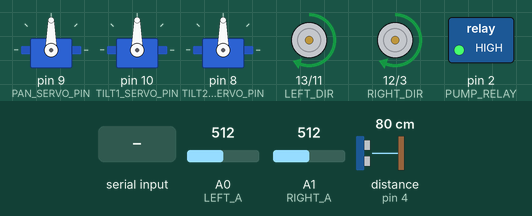
Simulated run of this sketch. Board: Arduino Uno, built with avr-gcc and run on an emulated ATmega328P. Shown: 3 × servo, direction and speed pins drawn as motors (green arrow = direction pin HIGH = forward, orange = LOW = backward, longer = more drive), switched loads named in the sketch (green lamp = pin HIGH). Wiring (inferred from the names in the program): ultrasonic range finder: trigger pin 5; echo pin 4. Inputs (shaded band) come from the test bench; at power-on: A0 (LEFT_A) = 512, A1 (RIGHT_A) = 512, distance to the obstacle (sensor on pin 4) 80 cm. The echo pulse lasts 58.3 µs per cm; pins used as bus, display or sensor lines are not drawn.

Above: at 1.2 s.
1.3 s: A0 (LEFT_A) set to 541
At 1.9 s:
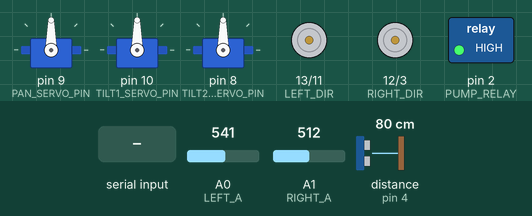
4.3 s: A0 (LEFT_A) set to 568
At 7.0 s:
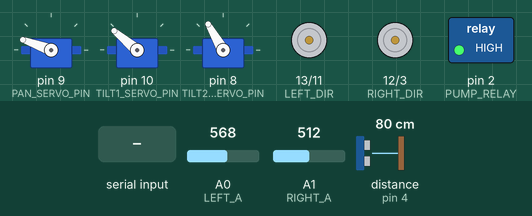
7.3 s: A1 (RIGHT_A) set to 590
At 7.3 s:
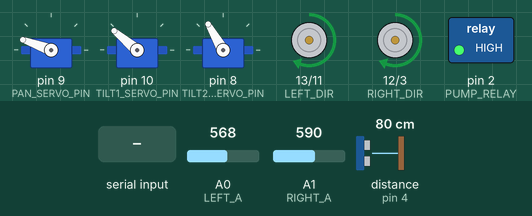
10.3 s: A1 (RIGHT_A) set to 615
At 10.9 s:
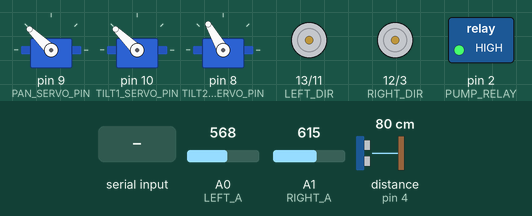
13.3 s: "F\n" received over Serial
16.3 s: "L\n" received over Serial
Timing chart, 0 to 20.3 s (numbered marks = the images above; inputs shaded):
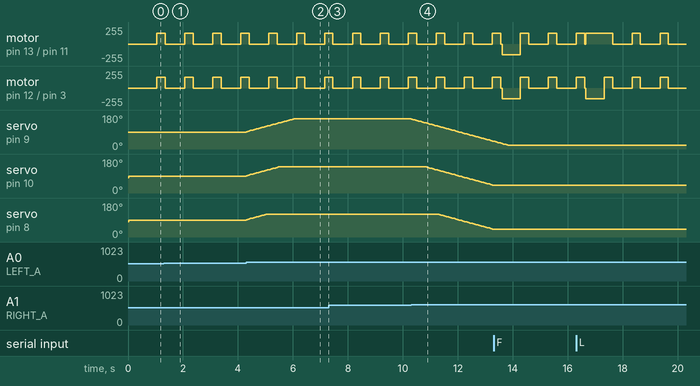

The sketch:

robot.ino
```cpp
#include <Servo.h>

// -------- FLAME SENSORS --------
#define LEFT_A    A0
#define RIGHT_A   A1

// -------- SERVOS --------
#define PAN_SERVO_PIN   9
#define TILT1_SERVO_PIN 10
#define TILT2_SERVO_PIN 8

// -------- MOTOR DRIVER --------
#define LEFT_DIR  13
#define LEFT_PWM  11
#define RIGHT_DIR 12
#define RIGHT_PWM 3

// -------- PUMP RELAY --------
#define PUMP_RELAY 2
#define PUMP_ON  LOW
#define PUMP_OFF HIGH

// -------- ULTRASONIC SENSOR --------
#define TRIG_PIN 5
#define ECHO_PIN 4

long duration;

// -------- STAIR CONTROL --------
bool avoidingStairs = false;
unsigned long avoidStartTime = 0;
unsigned long lastStairTime = 0;

const unsigned long BACK_TIME = 300;
const unsigned long STAIR_COOLDOWN = 1000;

// -------- MOTOR POWER --------
int LEFT_POWER  = 160;
int RIGHT_POWER = 160;

// -------- OBJECTS --------
Servo pan, tilt1, tilt2;

// -------- VARIABLES --------
int pos = 90;
int direction = 1;

int flameThreshold = 900;
int deadZone = 40;

String cmd = "S";
unsigned long lastCmdTime = 0;
unsigned long timeout = 1000;

// -------- PUMP VARIABLES --------
bool pumpActive = false;
unsigned long pumpStartTime = 0;
const unsigned long SPRAY_TIME = 2000;

// ======================================================
// MOTOR FUNCTIONS
// ======================================================
void stopMotors() {
  analogWrite(LEFT_PWM, 0);
  analogWrite(RIGHT_PWM, 0);
}

void forward() {
  digitalWrite(LEFT_DIR, LOW);
  digitalWrite(RIGHT_DIR, LOW);
  analogWrite(LEFT_PWM, LEFT_POWER);
  analogWrite(RIGHT_PWM, RIGHT_POWER);
}

void backward() {
  digitalWrite(LEFT_DIR, HIGH);
  digitalWrite(RIGHT_DIR, HIGH);
  analogWrite(LEFT_PWM, LEFT_POWER);
  analogWrite(RIGHT_PWM, RIGHT_POWER);
}

void leftTurn() {
  digitalWrite(LEFT_DIR, HIGH);
  digitalWrite(RIGHT_DIR, LOW);
  analogWrite(LEFT_PWM, LEFT_POWER);
  analogWrite(RIGHT_PWM, RIGHT_POWER);
}

void rightTurn() {
  digitalWrite(LEFT_DIR, LOW);
  digitalWrite(RIGHT_DIR, HIGH);
  analogWrite(LEFT_PWM, LEFT_POWER);
  analogWrite(RIGHT_PWM, RIGHT_POWER);
}

// ======================================================
// PUMP
// ======================================================
void startPump() {
  digitalWrite(PUMP_RELAY, PUMP_ON);
  pumpActive = true;
  pumpStartTime = millis();
}

// ======================================================
// ULTRASONIC
// ======================================================
int readDistance() {
  digitalWrite(TRIG_PIN, LOW);
  delayMicroseconds(2);

  digitalWrite(TRIG_PIN, HIGH);
  delayMicroseconds(10);
  digitalWrite(TRIG_PIN, LOW);

  long duration = pulseIn(ECHO_PIN, HIGH, 20000);

  int d = duration * 0.034 / 2;

  if (d == 0 || d > 100) return -1;
  return d;
}

int getDistance() {
  int d1 = readDistance();
  delay(20);
  int d2 = readDistance();

  if (d1 == -1 && d2 == -1) return -1;
  if (d1 == -1) return d2;
  if (d2 == -1) return d1;

  return (d1 + d2) / 2;
}

// ======================================================
// SETUP
// ======================================================
void setup() {
  Serial.begin(9600);

  pan.attach(PAN_SERVO_PIN);
  tilt1.attach(TILT1_SERVO_PIN);
  tilt2.attach(TILT2_SERVO_PIN);

  pan.write(90);
  tilt1.write(80);
  tilt2.write(80);

  pinMode(LEFT_DIR, OUTPUT);
  pinMode(RIGHT_DIR, OUTPUT);
  pinMode(LEFT_PWM, OUTPUT);
  pinMode(RIGHT_PWM, OUTPUT);

  pinMode(PUMP_RELAY, OUTPUT);
  digitalWrite(PUMP_RELAY, PUMP_OFF);

  pinMode(TRIG_PIN, OUTPUT);
  pinMode(ECHO_PIN, INPUT);

  stopMotors();
}

// ======================================================
// LOOP
// ======================================================
void loop() {

  // -------- SERIAL INPUT --------
  if (Serial.available()) {
    cmd = Serial.readStringUntil('\n');
    cmd.trim();
    lastCmdTime = millis();
  }

  if (millis() - lastCmdTime > timeout) {
    cmd = "S";
  }

  // ======================================================
  // STAIR DETECTION
  // ======================================================
  int dist = getDistance();

  bool stairDetected = (dist > 20 && dist < 80);

  if (stairDetected && millis() - lastStairTime > STAIR_COOLDOWN) {
    avoidingStairs = true;
    avoidStartTime = millis();
    lastStairTime = millis();
  }

  if (avoidingStairs) {
    if (millis() - avoidStartTime < BACK_TIME) {
      backward();
    } else {
      stopMotors();
      avoidingStairs = false;
    }
  }
  else {
    if (cmd == "F") forward();
    else if (cmd == "B") backward();
    else if (cmd == "L") leftTurn();
    else if (cmd == "R") rightTurn();
    else stopMotors();
  }

  // ======================================================
  // PUMP CONTROL
  // ======================================================
  if (cmd == "P" && !pumpActive) startPump();
  else if (cmd == "AUTO_FIRE" && !pumpActive) startPump();
  else if (cmd == "p") {
    digitalWrite(PUMP_RELAY, PUMP_OFF);
    pumpActive = false;
  }

  if (pumpActive && millis() - pumpStartTime >= SPRAY_TIME) {
    digitalWrite(PUMP_RELAY, PUMP_OFF);
    pumpActive = false;
  }

  // ======================================================
  // FIRE TRACKING (Tilt moves ONLY when flame detected)
  // ======================================================
  int leftVal  = analogRead(LEFT_A);
  int rightVal = analogRead(RIGHT_A);

  bool leftFire  = leftVal < flameThreshold;
  bool rightFire = rightVal < flameThreshold;

  // --- NO FIRE: ONLY PAN SWEEPS ---
  if (!leftFire && !rightFire) {

    pos += direction;

    if (pos >= 160) direction = -1;
    if (pos <= 20)  direction = 1;

    pan.write(pos);

    // Tilt stays fixed
    tilt1.write(80);
    tilt2.write(80);
  }

  // --- FIRE CENTERED ---
  else if (abs(leftVal - rightVal) < deadZone) {

    int t1 = constrain(pos, 40, 140);
    int t2 = constrain(pos, 40, 120);

    pan.write(pos);
    tilt1.write(t1);
    tilt2.write(t2);
  }

  // --- FIRE LEFT OR RIGHT ---
  else {

    if (leftVal < rightVal) pos -= 2;
    else pos += 2;

    pos = constrain(pos, 20, 160);

    int t1 = constrain(pos, 40, 140);
    int t2 = constrain(pos, 40, 120);

    pan.write(pos);
    tilt1.write(t1);
    tilt2.write(t2);
  }

  delay(20);
}
```

Measured:
- the behaviour switches between 551 and 552 on A0 (LEFT_A) (found by bisection; images 1 and 2)
- the behaviour switches between 607 and 608 on A1 (RIGHT_A) (found by bisection; images 3 and 4)
- after the input at 4.3 s, servo on pin 9 (PAN_SERVO_PIN): moves from 90° to 160° over 1.7 s, starting at once; servo on pin 10 (TILT1_SERVO_PIN): moves from 90° to 140° over 1.2 s, starting at once; servo on pin 8 (TILT2_SERVO_PIN): moves from 90° to 120° over 0.71 s, starting at once
- after the input at 10.3 s, servo on pin 9 (PAN_SERVO_PIN): moves from 160° to 42° over 2.9 s, starting at once; servo on pin 10 (TILT1_SERVO_PIN): moves from 140° to 42° over 2.4 s, starting after 0.51 s; servo on pin 8 (TILT2_SERVO_PIN): moves from 120° to 42° over 1.9 s, starting after 1.0 s
- by itself, motor on pin 13 (LEFT_DIR) / pin 11 (LEFT_PWM): repeats every 1.0 s: stopped 0.71 s, forward 160/255 0.31 s
